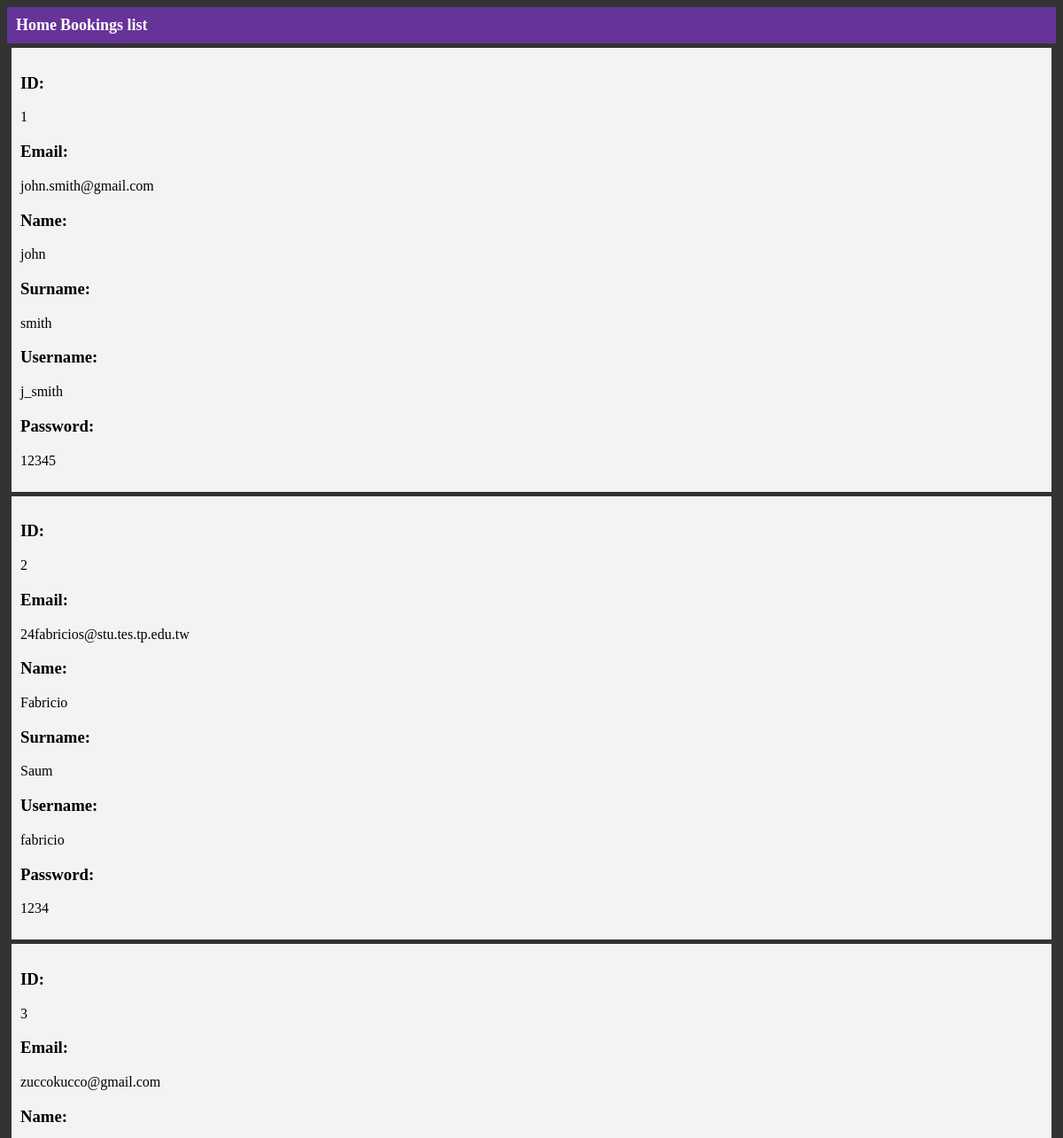
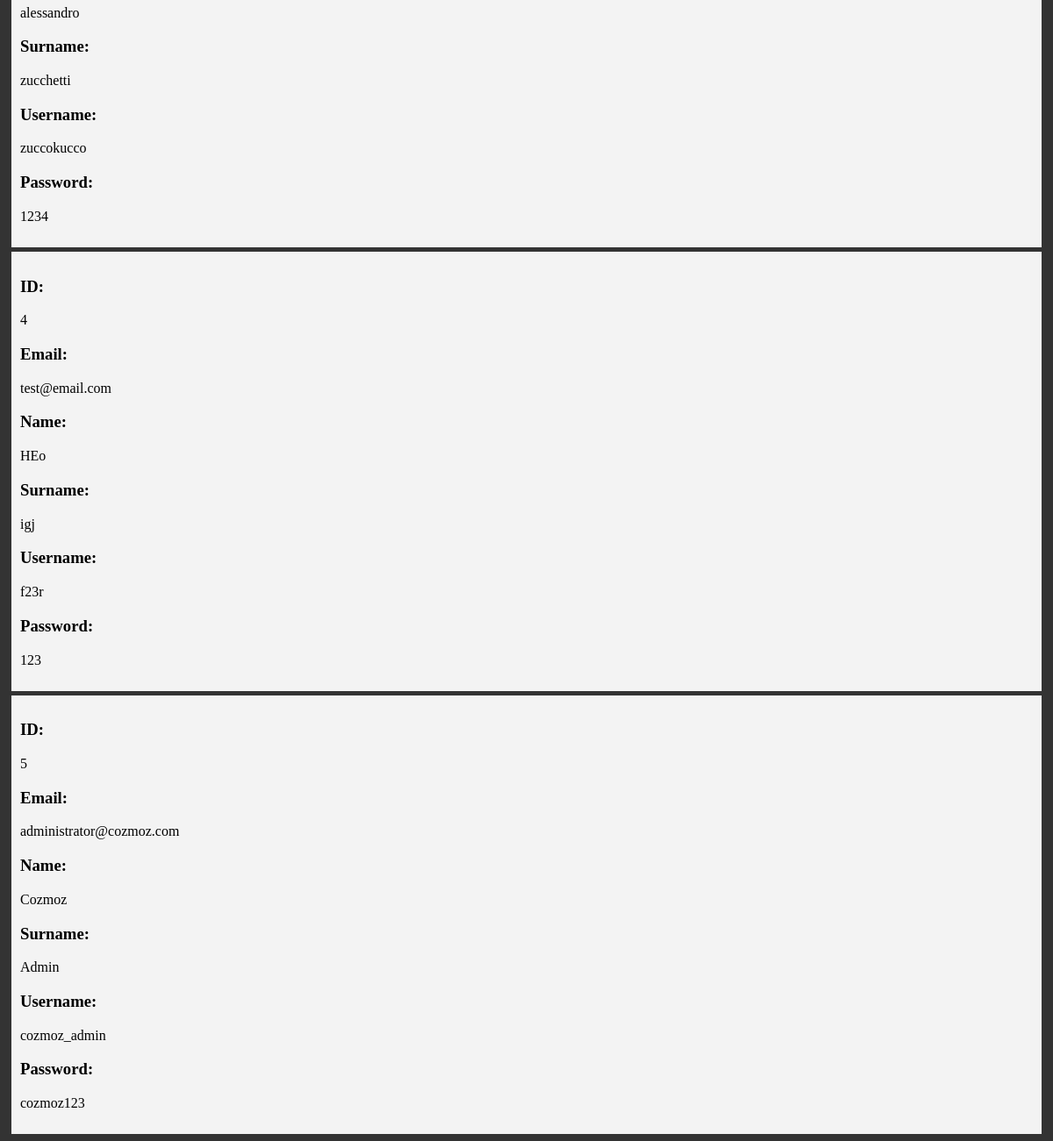
Page /users_list on the committed database (2 pictures, top to bottom).
### tables this page shows
CREATE TABLE users (
    id INTEGER PRIMARY KEY AUTOINCREMENT,
    email TEXT,
    name TEXT,
    surname TEXT,
    username TEXT,
    password TEXT
);

### web.py (the view)
@app.route('/users_list')
def users_list():
    conn2 = get_db_connection()
    users = conn2.execute('SELECT * FROM users').fetchall()
    conn2.close()
    return render_template('users_list.html', users=users)

### web.py (called while the page is built)
def get_db_connection():
    conn2 = sqlite3.connect('data.db')
    conn2.row_factory = sqlite3.Row
    return conn2

### templates/users_list.html (shortened to what this page needs)
<!DOCTYPE html>
<html>
  <head>
  </head>
  <body>
    <nav>
      <a href="/">Home</a>
      <a href='/bookings_list'>Bookings list</a>
  </nav>
  {% for user in users %}
        <div class='post'>
            <h3>ID:</h3>
            <p>{{ user['id'] }}</p>
            <h3>Email:</h3>
            <p>{{ user['email'] }}</p>
            <h3>Name:</h3>
            <p>{{ user['name'] }}</p>
            <h3>Surname:</h3>
            <p>{{ user['surname'] }}</p>
            <h3>Username:</h3>
            <p>{{ user['username'] }}</p>
            <h3>Password:</h3>
            <p>{{ user['password'] }}</p>
        </div>
    {% endfor %}

### templates/users_list.html (style rules this page uses)
.post { padding: 10px; margin: 5px; background-color: #f3f3f3 }
body { background-color: #333333; color: #ffffff; }
nav { background-color: #663399; padding: 10px; }
nav a { color: #ffffff; text-decoration: none; font-size: 18px; font-weight: bold; }
h3 { color: #000000; }
p { font-size: 16px; color: #000000; }

### rows in the picture
users: id "1", email "john.smith@gmail.com", name "john", surname "smith", username "j_smith", password "12345"
users: id "2", email "24fabricios@stu.tes.tp.edu.tw", name "Fabricio", surname "Saum", username "fabricio", password "1234"
users: id "3", email "zuccokucco@gmail.com", name "alessandro", surname "zucchetti", username "zuccokucco", password "1234"
users: id "4", email "test@email.com", name "HEo", surname "igj", username "f23r", password "123"
users: id "5", email "administrator@cozmoz.com", name "Cozmoz", surname "Admin", username "cozmoz_admin", password "cozmoz123"
